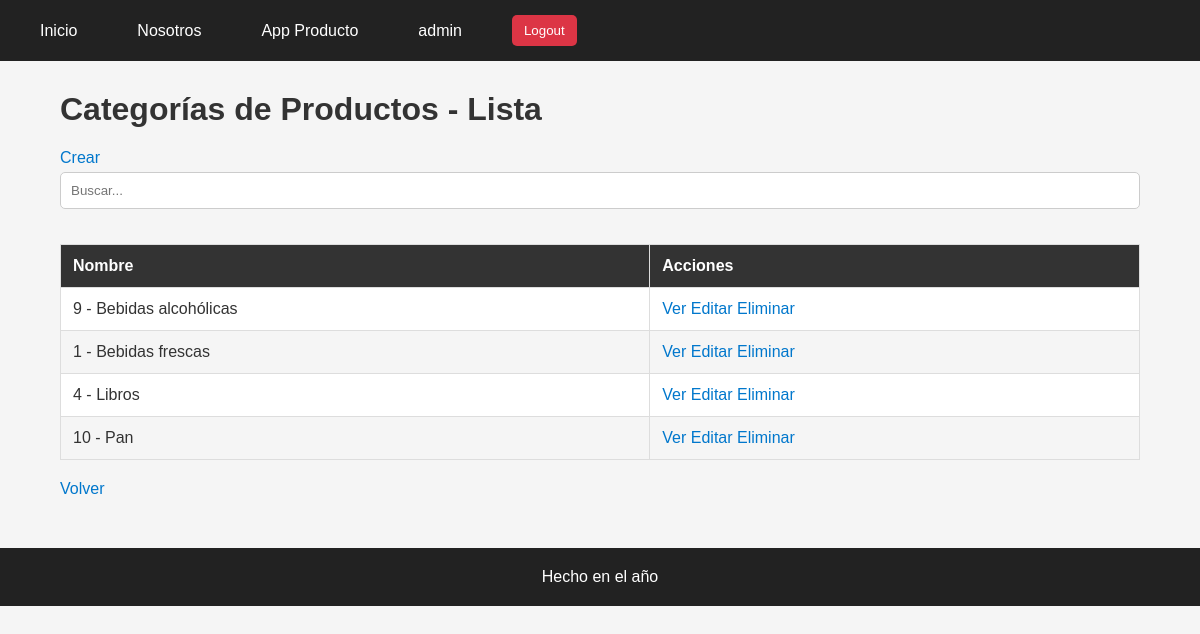
The page /producto/categoria/list (signed in) on the database as committed earlier.
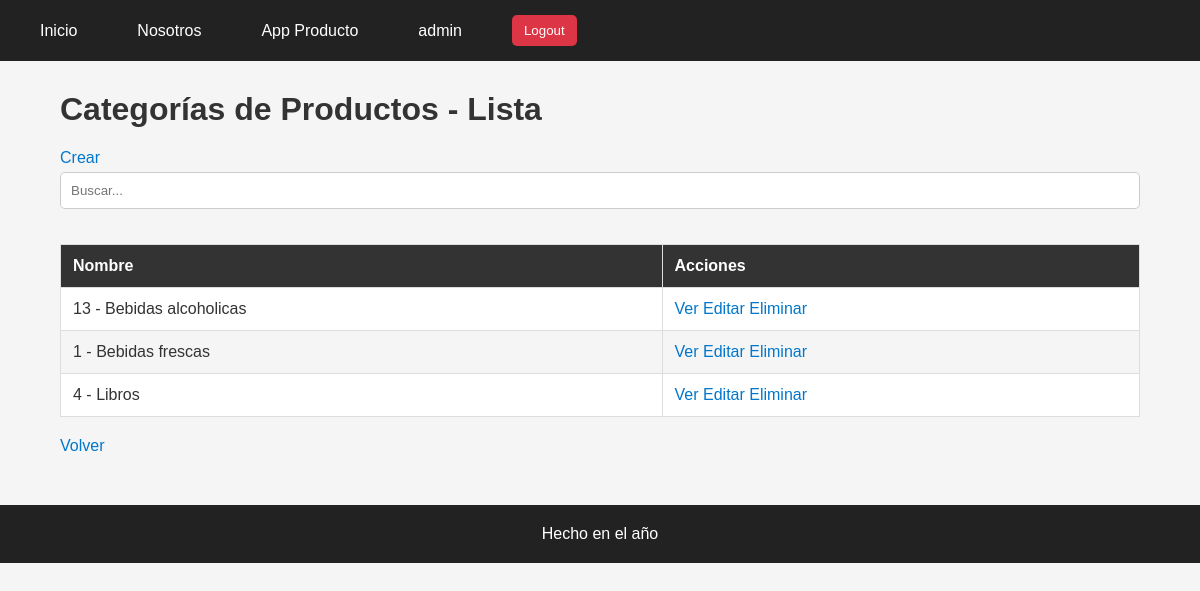
The same page on the database as committed later.
### producto/models.py (models this page shows, shortened)
class Categoria(models.Model):
    nombre = models.CharField(max_length=100, unique=True)
    descripcion = models.TextField(blank=True, default="", verbose_name="descripción")
    class Meta:
        verbose_name = "Categoría de Productos"
        verbose_name_plural = "Categorías de Productos"
        ordering = ("nombre",)

### producto/views/categorias.py (the view)
# urls.py: path("categoria/list", categorias.categoria_list, name="categoria_list"),
def categoria_list(request: HttpRequest) -> HttpResponse:
    busqueda = request.GET.get("busqueda", "").strip()
    if busqueda:
        categorias = Categoria.objects.filter(nombre__icontains=busqueda)
    else:
        categorias = Categoria.objects.all()
    return render(request, "producto/categoria_list.html", {"categorias": categorias})

### producto/templates/producto/categoria_list.html
{% extends "core/base.html" %}
{% block contenido %}
    <h1>Categorías de Productos - Lista</h1>
    <a href="{% url 'producto:categoria_create' %}">Crear</a>
    <form method="get">
        <input type="text" name="busqueda" placeholder="Buscar..." />
    </form>
    <table border="1">
        <thead>
            <tr>
                <th>Nombre</th>
                <th>Acciones</th>
            </tr>
        </thead>
        <tbody>
            {% for categoria in categorias %}
                <tr>
                    <td>{{ categoria.id }} - {{ categoria.nombre }}</td>
                    <td>
                        <a href="{% url 'producto:categoria_detail' categoria.id %}">Ver</a>
                        <a href="{% url 'producto:categoria_update' categoria.id %}">Editar</a>
                        <a href="{% url 'producto:categoria_delete' categoria.id %}">Eliminar</a>
                    </td>
                </tr>
            {% endfor %}
        </tbody>
    </table>
    <div>
        <a href="{% url 'producto:home' %}">Volver</a>
    </div>
{% endblock contenido %}

### core/templates/core/base.html (shortened to what this page needs)
{% load static %}
<!DOCTYPE html>
<html lang="es">
    <head>
        <link rel="stylesheet" href="{% static 'core/style.css' %}" />
    </head>
    <body>
        {% include "core/components/navbar.html" %}
        <main>
            {% block contenido %}
            {% endblock contenido %}
        </main>
        <footer>
            Hecho en el año {{ año }}
        </footer>
    </body>
</html>

### core/templates/core/components/navbar.html (shortened to what this page needs)
<nav class="navbar">
    <ul>
        <li><a href="{% url 'core:home' %}">Inicio</a></li>
        <li><a href="{% url 'core:about' %}">Nosotros</a></li>
        {% if user.is_authenticated %}
            <li><a href="{% url 'producto:home' %}">App Producto</a></li>
            <li><a href="#">{{ user.username }}</a></li>
            <li>
                <form action="{% url 'core:logout' %}" method="post">
                    <button type="submit">Logout</button>
                </form>
            </li>
        {% else %}
            <li><a href="{% url 'core:login' %}">Login</a></li>
        {% endif %}
    </ul>
</nav>

### core/static/core/style.css (style rules this page uses)
* { box-sizing: border-box; }
body { margin: 0; font-family: Arial, sans-serif; background-color: #f5f5f5; color: #333; }
main { width: 90%; max-width: 1100px; margin: 30px auto; }
nav { background-color: #222; padding: 15px 5%; }
nav a { color: white; text-decoration: none; margin-right: 20px; }
button, .btn { background-color: #650909; color: white; border: none; padding: 10px 16px; border-radius: 15px; cursor: pointer; }
input, select, textarea { width: 100%; padding: 10px; margin-top: 5px; margin-bottom: 15px; border: 1px solid #ccc; border-radius: 5px; }
footer { margin-top: 50px; padding: 20px; text-align: center; background-color: #222; color: white; }
a { color: #0077cc; text-decoration: none; }
.navbar a { color: white; }
table { width: 100%; border-collapse: collapse; margin: 20px 0; background-color: white; }
th, td { padding: 12px; border: 1px solid #ddd; text-align: left; }
th { background-color: #333; color: white; }
tr:nth-child(even) { background-color: #f5f5f5; }

### core/templates/core/components/navbar.html (style rules this page uses)
.navbar { background-color: #222; padding: 15px 30px; }
.navbar ul { list-style: none; margin: 0; padding: 0; display: flex; align-items: center; gap: 20px; }
.navbar li { margin: 0; }
.navbar a { color: white; text-decoration: none; padding: 8px 10px; }
.navbar button { background-color: #dc3545; color: white; border: none; padding: 8px 12px; border-radius: 5px; cursor: pointer; }

Rows that differ between the two databases and show on the page:
removed Categoria: id "9", nombre "Bebidas alcohólicas"
removed Categoria: id "10", nombre "Pan"
added Categoria: id "13", nombre "Bebidas alcoholicas"
